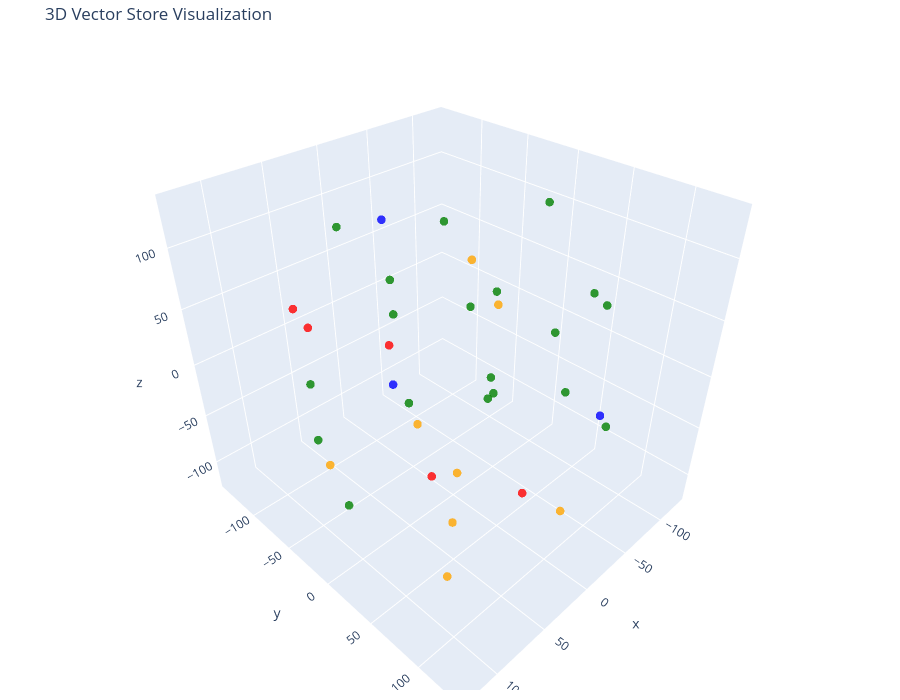

The code cell stored with this chart in its notebook:
### Markdown cell above
### 3D Visualization of Embeddings with t-SNE

This cell projects high-dimensional embeddings into **3D space** using t-SNE and visualizes them interactively:

- **Dimensionality reduction**: Reduces vectors to 3 components for 3D visualization.
- **Color coding**: Each document is assigned a color based on its type.
- **Interactive 3D scatter plot**: Hover over points to see the document type and a snippet of the text.

### Code cell
# Reduce high-dimensional embeddings to 3D for visualization
tsne = TSNE(n_components=3, random_state=42)
reduced_vectors = tsne.fit_transform(vectors)

# Create an interactive 3D scatter plot
fig = go.Figure(
    data=[
        go.Scatter3d(
            x=reduced_vectors[:, 0],
            y=reduced_vectors[:, 1],
            z=reduced_vectors[:, 2],
            mode="markers",
            marker=dict(size=5, color=colors, opacity=0.8),
            text=[
                f"Type: {t}<br>Text: {d[:100]}..." for t, d in zip(doc_types, documents)
            ],  # Hover text shows document type and first 100 characters of document
            hoverinfo="text",
        )
    ]
)

# Configure layout: title, axis labels, size, and margins
fig.update_layout(
    title="3D Vector Store Visualization",
    scene=dict(xaxis_title="x", yaxis_title="y", zaxis_title="z"),
    width=900,
    height=700,
    margin=dict(r=10, b=10, l=10, t=40),
)


fig.show()

### Figure 1 — Plotly figure (JSON) as saved in the notebook; plotly's stock layout.template omitted (floating-point values rounded to 4 significant figures)
{"data": [{"hoverinfo": "text", "marker": {"color": ["orange", "orange", "orange", "green", "green", "green", "green", "blue", "blue", "blue", "red", "red", "red", "red", "red", "green", "green", "green", "green", "green", "green", "green", "green", "green", "green", "green", "green", "green", "green", "green", "orange", "orange", "orange", "orange", "orange"], "opacity": 0.8, "size": 5}, "mode": "markers", "text": ["Type: python<br>Text: Python is a beginner-friendly programming language used in data science, web development, and AI....", "Type: python<br>Text: Variables in Python are used to store data such as numbers, text, or complex objects....", "Type: python<br>Text: Functions allow you to reuse code by encapsulating logic into reusable blocks....", "Type: ml<br>Text: A neural network is a computational model inspired by the human brain, consisting of layers of neuro...", "Type: ml<br>Text: Machine learning is a subset of AI where models learn patterns from data without being explicitly pr...", "Type: ml<br>Text: Overfitting occurs when a model learns noise instead of general patterns, reducing its performance o...", "Type: ml<br>Text: Gradient descent is an optimization algorithm used to minimize loss functions in machine learning....", "Type: dl<br>Text: Deep learning uses multiple layers of neural networks to learn complex representations from data....", "Type: dl<br>Text: Convolutional neural networks (CNNs) are widely used for image recognition tasks....", "Type: dl<br>Text: Recurrent neural networks (RNNs) are designed to process sequential data such as text or time series...", "Type: nlp<br>Text: Natural Language Processing (NLP) is a field of AI focused on understanding and generating human lan...", "Type: nlp<br>Text: Tokenization is the process of breaking text into smaller units such as words or subwords....", "Type: nlp<br>Text: Embeddings represent words or sentences as dense vectors capturing semantic meaning....", "Type: nlp<br>Text: Transformers use self-attention mechanisms to process input data in parallel....", "Type: nlp<br>Text: The attention mechanism helps models focus on the most relevant parts of input data....", "Type: ml<br>Text: Supervised learning uses labeled data to train models to make predictions....", "Type: ml<br>Text: Unsupervised learning finds hidden patterns in data without labeled outputs....", "Type: ml<br>Text: Clustering is an unsupervised learning technique that groups similar data points together....", "Type: ml<br>Text: K-means is a popular clustering algorithm used in unsupervised learning....", "Type: ml<br>Text: A dataset is a collection of data used to train and evaluate machine learning models....", "Type: ml<br>Text: Bias in machine learning refers to systematic errors that lead to unfair predictions....", "Type: ml<br>Text: Precision and recall are evaluation metrics used to measure classification performance....", "Type: ml<br>Text: Accuracy measures how many predictions the model got correct overall....", "Type: ml<br>Text: A loss function measures how far model predictions are from actual values....", "Type: ml<br>Text: Regularization techniques help prevent overfitting in machine learning models....", "Type: ml<br>Text: Data preprocessing includes cleaning and transforming raw data before training models....", "Type: ml<br>Text: Feature engineering involves selecting and transforming variables to improve model performance....", "Type: ml<br>Text: A training set is used to train machine learning models, while a test set evaluates them....", "Type: ml<br>Text: Cross-validation is a technique used to assess model performance on multiple data splits....", "Type: ml<br>Text: Hyperparameters are configuration settings that control the training process of a model....", "Type: python<br>Text: hi\n...", "Type: python<br>Text: python bla bla bla...", "Type: python<br>Text: asdsad...", "Type: python<br>Text: asdasdas...", "Type: python<br>Text: hasdsa..."], "type": "scatter3d", "x": [-20.51, -59.3, -2.613, 101.8, -125.9, -113.9, -97.8, -100.9, 42.03, -16.33, 8.116, -36.83, 33.68, 54.08, 95.26, 23.49, -65.32, 0.7383, 79.63, -48.9, -42.69, 20.25, -44.42, -7.31, 16.84, -93.97, 27.55, -51.64, 126.2, -85.94, 43.52, 67.36, 98.78, 103.7, 85.22], "y": [-2.386, -9.322, 108.1, -8.642, -0.4229, 55.24, 3.757, 70.55, -25.05, -91.94, -17.78, 45.25, -140.0, -9.617, -60.16, -26.01, -76.1, -66.74, -74.95, -127.9, 3.692, -104.9, 72.76, 132.7, 52.71, -72.03, 64.37, 82.84, -0.9877, -40.5, 46.9, -79.67, 97.14, 72.59, 78.58], "z": [87.97, 31.41, -71.3, -74.34, -21.18, 34.91, 109.9, -59.01, 131.9, -67.98, -113.4, -120.5, -7.196, 46.47, 71.79, -30.37, 78.79, 23.59, -8.284, 11.14, -40.26, 92.7, -3.098, 20.83, 31.77, -11.78, 108.6, 82.56, 9.248, -93.7, -43.29, -102.1, -15.72, 52.65, -94.41]}], "layout": {"height": 700, "margin": {"b": 10, "l": 10, "r": 10, "t": 40}, "scene": {"xaxis": {"title": {"text": "x"}}, "yaxis": {"title": {"text": "y"}}, "zaxis": {"title": {"text": "z"}}}, "title": {"text": "3D Vector Store Visualization"}, "width": 900}}
